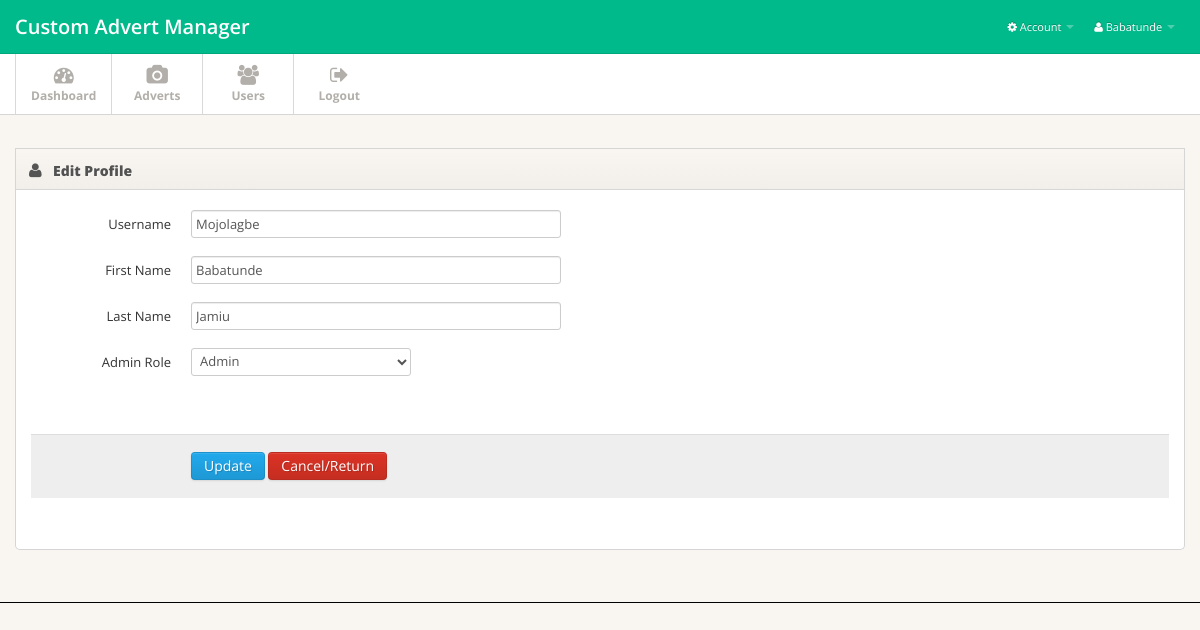
Page /operator/edit-profile.php (signed in) on the committed database.
### tables this page shows
CREATE TABLE IF NOT EXISTS `users` (
  `id` int(11) NOT NULL AUTO_INCREMENT,
  `username` varchar(50) DEFAULT NULL,
  `password` varchar(150) DEFAULT NULL,
  `firstname` varchar(100) DEFAULT NULL,
  `lastname` varchar(100) DEFAULT NULL,
  `role` varchar(20) DEFAULT NULL,
  `date_registered` date DEFAULT NULL,
  PRIMARY KEY (`id`),
  UNIQUE KEY `username` (`username`)
);

### classes/WebPage.php (called while the page is built, shortened)
<?php
class WebPage {
    public function WebPage($webPagConstFile) {
        function autoLoadClasses($className){
            $path = CLASSES_PATH;
            $ext = ".php";
            $fullpath = $path.sprintf("%s",$className.$ext);
            if(file_exists($fullpath)){
                return include $fullpath;
            }else{
                echo $fullpath;
            }
        }
    }
}

### DbConfig/DbConfig.php (called while the page is built, shortened)
<?php
class DbConfig {
    private $dbServer= DB_SERVER;
    private $dbUser = DB_USER;
    private $dbPass = DB_PASSWORD;
    private $dbName = DB_NAME;
    public function get_dbServer(){ return $this->dbServer; }
    public function get_dbUser(){ return $this->dbUser; }
    public function get_dbPass(){ return $this->dbPass; }
    public function get_dbName(){ return $this->dbName; }
}
?>

### classes/User.php (called while the page is built, shortened)
<?php
class User{
    private $id;
    private $fname;
    public function notEmpty() {
        return true;
    }
    public function fetchById($dbObj, $dbTable) {
        $sql =  "SELECT * FROM $dbTable WHERE id = $this->id LIMIT 1 ";
        if($this->notEmpty($this->id)){
            $result = $dbObj->fetchAssoc($sql);
            if($result !== false){$_SESSION['LoggedUserName'] = $this->fname; return $result; }
            else{ return 'error';    }
        } else{return 'error'; }
    }
}

### DbConfig/Database.php (called while the page is built, shortened)
<?php
require(__ROOT__."/DbConfig/DbConfig.php");
class Database extends DbConfig{
    var $connection;
    public function Database(){
        $this->connection = mysqli_connect($this->get_dbServer(), $this->get_dbUser(), $this->get_dbPass(),$this->get_dbName())
        or die("Database Connection and Selection Failed. " . mysqli_error($this->connection));
    }
    public function query($query){
        $result = mysqli_query($this->connection, $query) or
        die("Invalid Query: ".mysqli_error($this->connection));
        if($result){
            return $result;
        } else { return false; }
    }
    public function fetchAssoc($query){
        $result = $this->query($query);
        $rows = array();
        while($row = mysqli_fetch_array($result,MYSQLI_ASSOC)){
                $rows[] = $row;
        }
        return $rows;
    }
}
?>

### operator/edit-profile.php (the view, shortened to what this page needs)
<?php
include '../classes/WebPage.php';
$dbObj = new Database();
$thisUser = new User();
$thisUser->id = $_SESSION['USERID'];
?>
<!DOCTYPE html>
<html lang="en">
<head>
    <link href="css/bootstrap.min.css" rel="stylesheet">
    <link href="css/bootstrap-responsive.min.css" rel="stylesheet">
    <link href="css/font-awesome.css" rel="stylesheet">
    <link href="css/style.css" rel="stylesheet">
    <link href="css/pages/plans.css" rel="stylesheet">
  </head>
<body>
<?php include 'includes/header.php';?>
<div class="main">
    <div class="main-inner">
        <div class="container">
	    <div class="row">
	      	<div class="span12">
                    <div class="widget">
			<div class="widget-header">
                            <i class="icon-user"></i>
                            <h3>Edit Profile</h3>
                        </div>
			<div class="widget-content">
                            <div class="content clearfix">
                                <?php
                                    $thisUserDetails = $thisUser->fetchById($dbObj, 'users');
                                    foreach ($thisUserDetails as $thisUserDetail) {
                                ?>
                                <form id="edit-profile" class="form-horizontal" method="post">
                                <fieldset>
                                    <div class="control-group">
                                        <label class="control-label" for="username">Username</label>
                                        <div class="controls">
                                    <input type="text" class="span4 " id="username" name="username" value="<?php echo $thisUserDetail['username']; ?>" >
                                        </div>
                                    </div>
                                    <div class="control-group">
                                        <label class="control-label" for="fname">First Name</label>
                                        <div class="controls">
                                            <input type="text" class="span4" id="fname" name="fname" value="<?php echo $thisUserDetail['firstname']; ?>">
                                        </div>
                                    </div>
                                    <div class="control-group">
                                        <label class="control-label" for="lname">Last Name</label>
                                        <div class="controls">
                                            <input type="text" class="span4" id="lname" name="lname" value="<?php echo $thisUserDetail['lastname']; ?>">
                                        </div>
                                    </div>
                                    <?php if(isset($_SESSION['USERTYPE'])&& $_SESSION['USERTYPE']=='Admin') {echo '<div class="control-group">
                                        <label class="control-label" for="radiobtns">Admin Role</label>
                                         <div class="controls">
                                            <select name="role" value="'.$thisUserDetail['role'].'">
                                                <option value="Admin" >Admin</option>
                                            </select>
                                        </div>
                                    </div> ';}} ?>
					 <br />
                                    <div class="form-actions">
                                        <button type="submit" class="btn btn-primary" name="submit">Update</button>
                                        <button class="btn btn-danger" type="button" onclick="window.history.back()">Cancel/Return</button>
					</div>
                                </fieldset>
                            </form>
	</div>
					</div>
				</div>
		    </div>
	      </div>
	    </div>
	</div>
</div>
  </body>
</html>

### operator/css/style.css (style rules this page uses)
body { background: #f9f6f1; font: 13px/1.7em 'Open Sans'; }
input, button, select, textarea { font-family: 'Open Sans'; }
.main { padding-bottom: 2em; border-bottom: 1px solid #000; }
.widget { position: relative; clear: both; width: auto; margin-bottom: 2em; overflow: hidden; }
.widget-header { position: relative; height: 40px; line-height: 40px; background: #f9f6f1; background:-moz-linear-gradient(top, #f9f6f1 0%, #f2efea 100%); background:-webkit-gradient(linear, left top, left bottom, color-stop(0%,#f9f6f1), color-stop(100%,#f2efea)); background:-webkit-linear-gradient(top, #f9f6f1 0%,#f2efea 100%); background:-o-linear-gradient(top, #f9f6f1 0%,#f2efea 100%); background:-ms-linear-gradient(top, #f9f6f1 0%,#f2efea 100%); background:linear-gradient(top, #f9f6f1 0%,#f2efea 100%); filter: progid:DXImageTransform.Microsoft.gradient(startColorstr='#f9f6f1', endColorstr='#f2efea'); -ms-filter: "progid:DXImageTransform.Microsoft.gradient(startColorstr='#f9f6f1', endColorstr='#f2efea')"; border: 1px solid #d6d6d6; -webkit-background-clip: padding-box; }
.widget-header h3 { position: relative; top: 2px; left: 10px; display: inline-block; margin-right: 3em; font-size: 14px; font-weight: 800; color: #525252; line-height: 18px; text-shadow: 1px 1px 2px rgba(255,255,255,.5); }
.widget-header [class^="icon-"], .widget-header [class*=" icon-"] { display: inline-block; margin-left: 13px; margin-right: -2px; font-size: 16px; color: #555; vertical-align: middle; }
.widget-content { padding: 20px 15px 15px; background: #FFF; border: 1px solid #D5D5D5; -moz-border-radius: 5px; -webkit-border-radius: 5px; border-radius: 5px; }
.widget-header+.widget-content { border-top: none; -webkit-border-top-left-radius: 0; -webkit-border-top-right-radius: 0; -moz-border-radius-topleft: 0; -moz-border-radius-topright: 0; border-top-left-radius: 0; border-top-right-radius: 0; }
.widget-content:before, .widget-content:after { content:""; display:table; }
.widget-content:after { clear:both; }
.widget-content { zoom:1; }

### rows in the picture
users: username "Mojolagbe", fname "Babatunde", lname "Jamiu", role "Admin"

### other values in the picture
$_SESSION['LoggedUserName'] "Babatunde"
